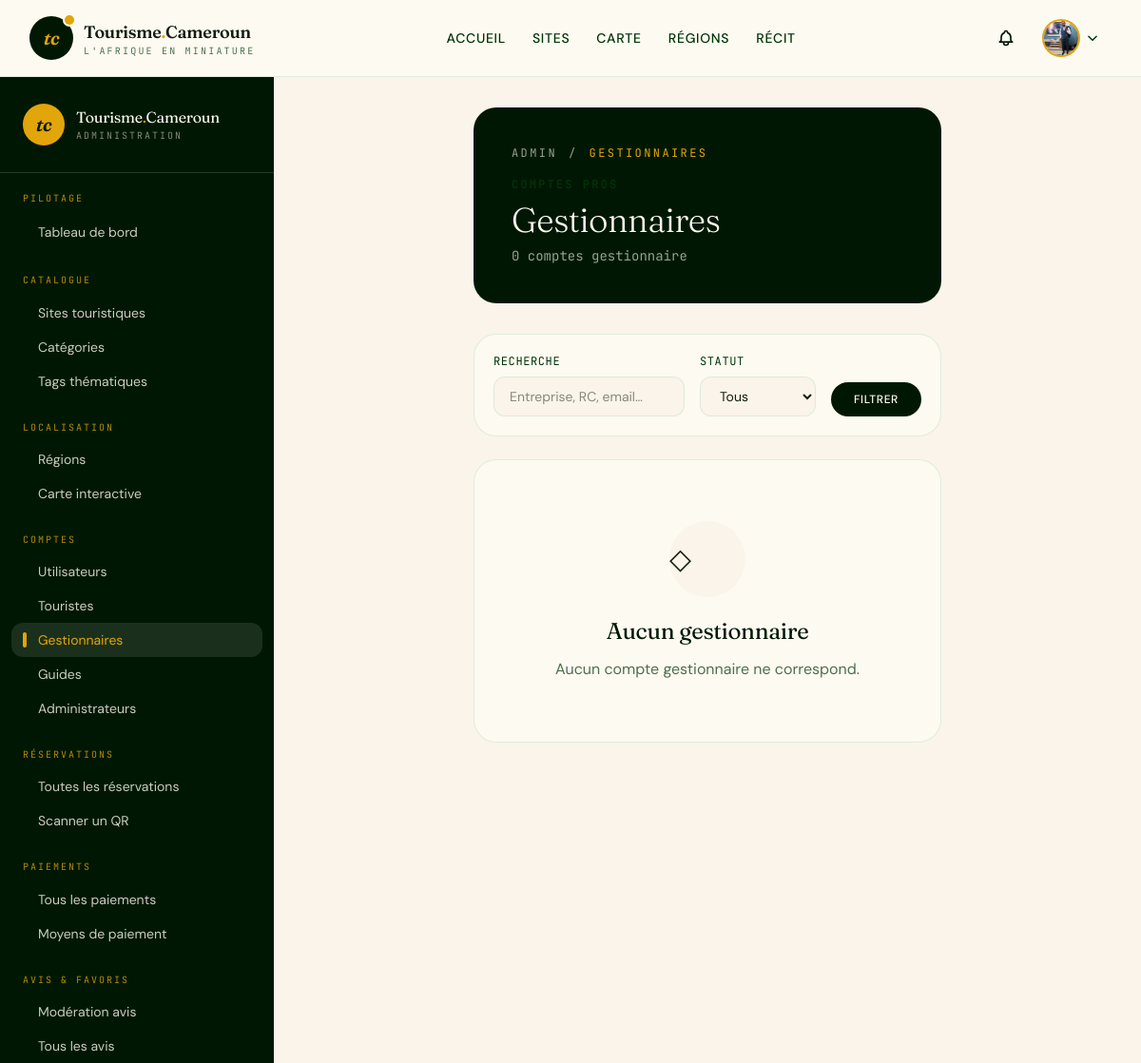
Before: /compte/admin/gestionnaires/ (signed in, upper part) with the older database file.
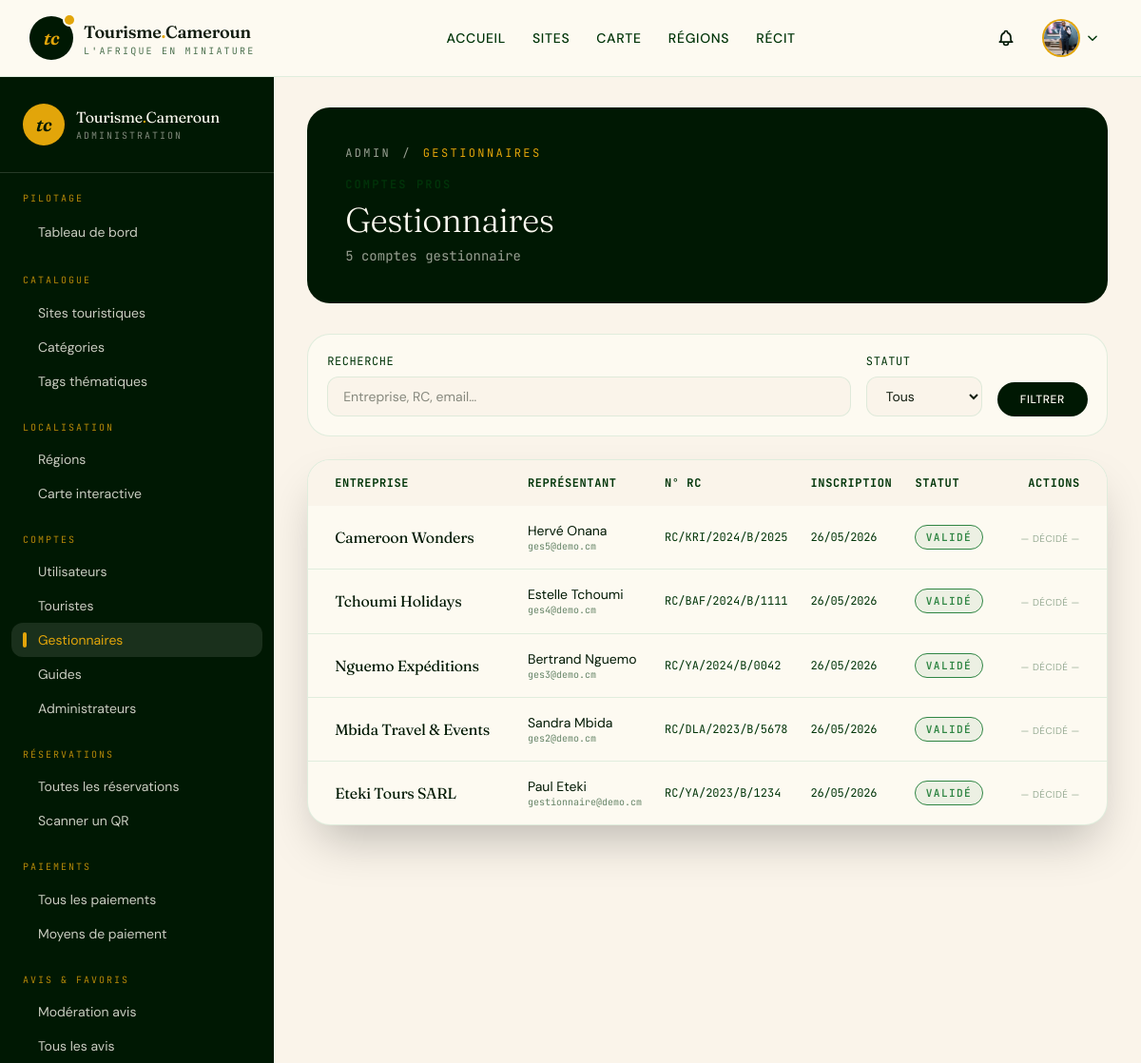
After: the same page with the newer database file.
### compte/models.py (models this page shows, shortened)
class Gestionnaire(TimestampedModel):
    class StatutValidation(models.TextChoices):
        EN_ATTENTE = 'en_attente', 'En attente de validation'
        VALIDE = 'valide', 'Validé'
        REJETE = 'rejete', 'Rejeté'
    user = models.OneToOneField(
        User,
        on_delete=models.CASCADE,
        related_name='profil_gestionnaire',
        verbose_name="Compte utilisateur"
    )
    entreprise = models.CharField(
        max_length=150,
        verbose_name="Nom de l'entreprise"
    )
    num_registre_commerce = models.CharField(
        max_length=50,
        unique=True,
        verbose_name="N° registre de commerce",
        help_text="N° d'identification légal de l'entreprise"
    )
    statut_validation = models.CharField(
        max_length=20,
        choices=StatutValidation.choices,
        default=StatutValidation.EN_ATTENTE,
        verbose_name="Statut de validation"
    )
    admin_valideur = models.ForeignKey(
        'Administrateur',
        on_delete=models.SET_NULL,
        null=True,
        blank=True,
        related_name='gestionnaires_valides',
        verbose_name="Admin valideur"
    )
    date_validation = models.DateTimeField(
        null=True,
        blank=True,
        verbose_name="Date de validation"
    )
    motif_rejet = models.TextField(
        blank=True,
        verbose_name="Motif du rejet (si applicable)"
    )
    class Meta:
        verbose_name = "Gestionnaire"
        verbose_name_plural = "Gestionnaires"
        indexes = [
            models.Index(fields=['statut_validation']),
        ]

class User(AbstractUser):
    class UserType(models.TextChoices):
        TOURISTE = 'touriste', 'Touriste'
        GESTIONNAIRE = 'gestionnaire', 'Gestionnaire de site'
        GUIDE = 'guide', 'Guide touristique'
        ADMIN = 'admin', 'Administrateur'
    id = models.UUIDField(
        primary_key=True,
        default=uuid.uuid4,
        editable=False
    )
    username = None
    email = models.EmailField(
        unique=True,
        verbose_name="Adresse email"
    )
    telephone = models.CharField(
        max_length=20,
        blank=True,
        verbose_name="Téléphone",
        help_text="Format international : +237 6XX XXX XXX"
    )
    photo_profil = models.ImageField(
        upload_to='profiles/%Y/%m/',
        blank=True,
        null=True,
        verbose_name="Photo de profil"
    )
    type_user = models.CharField(
        max_length=20,
        choices=UserType.choices,
        default=UserType.TOURISTE,
        verbose_name="Type d'utilisateur"
    )
    date_inscription = models.DateTimeField(
        auto_now_add=True,
        verbose_name="Date d'inscription"
    )
    USERNAME_FIELD = 'email'
    REQUIRED_FIELDS = []  # Champs requis lors du createsuperuser, en plus de l'email
    objects = UserManager()
    class Meta:
        verbose_name = "Utilisateur"
        verbose_name_plural = "Utilisateurs"
        ordering = ['-date_inscription']
        indexes = [
            models.Index(fields=['email']),
            models.Index(fields=['type_user']),
        ]
    @property
    def nom_complet(self):
        return f"{self.first_name} {self.last_name}".strip()

### compte/views.py (the view)
# urls.py: path('admin/gestionnaires/',   views.admin_liste_gestionnaires,   name='admin_liste_gestionnaires'),
@login_required
@user_passes_test(est_admin, login_url='compte:connexion')
def admin_liste_gestionnaires(request):
    q = request.GET.get('q', '').strip()
    statut = request.GET.get('statut', '').strip()
    qs = Gestionnaire.objects.select_related('user').order_by('-created_at')
    if q:
        qs = qs.filter(
            Q(entreprise__icontains=q)
            | Q(num_registre_commerce__icontains=q)
            | Q(user__email__icontains=q)
        )
    if statut in ('en_attente', 'valide', 'rejete'):
        qs = qs.filter(statut_validation=statut)
    total = qs.count()
    page_obj = paginer(request, qs)
    return render(request, 'compte/gestionnaire/liste_gestionnaire.html', {
        'gestionnaires': page_obj, 'page_obj': page_obj, 'q': q, 'statut_filter': statut,
        'total': total,
        'page_title': 'Gestionnaires',
    })

### compte/views.py (called while the page is built)
def est_admin(user):
    return user.is_authenticated and user.type_user == 'admin'

def paginer(request, queryset, par_page=6):
    paginator = Paginator(queryset, par_page)
    return paginator.get_page(request.GET.get('page'))

### core/context_processors.py (called while the page is built)
def paiement_settings(request):
    return {
        'PAIEMENT_MODE_MOCK': getattr(settings, 'PAIEMENT_MODE_MOCK', False),
    }

def notifications_context(request):
    if not getattr(request, 'user', None) or not request.user.is_authenticated:
        return {'nb_notif_non_lues': 0, 'notif_recentes': []}
    try:
        from notifications.models import Notification
        qs = (Notification.objects
            .filter(destinataire=request.user)
            .exclude(statut=Notification.Statut.LUE)
            .order_by('-created_at')
        )
        return {
            'nb_notif_non_lues': qs.count(),
            'notif_recentes': list(qs[:5]),
        }
    except Exception:  # noqa: BLE001
        return {'nb_notif_non_lues': 0, 'notif_recentes': []}

### core/templatetags/string_filters.py (called while the page is built)
@register.filter(name='split')
def split(value, separator=','):
    if value is None:
        return []
    return str(value).split(separator)

### templates/compte/gestionnaire/liste_gestionnaire.html (shortened to what the changed rows need)
{% extends "base.html" %}
{% block content %}
<div class="max-w-[1400px] mx-auto px-4 sm:px-6 lg:px-8 py-8">
  <header class="bg-foret-900 text-base-100 rounded-3xl p-7 lg:p-10 relative overflow-hidden mb-8">
    <nav class="relative flex items-center gap-3 text-xs font-mono uppercase tracking-[0.2em] text-base-100/60 mb-4">
      <a href="{% url 'compte:dashbord_admin' %}" class="hover:text-accent transition">Admin</a>
      <span>/</span>
      <span class="text-accent">Gestionnaires</span>
    </nav>
    <p class="relative eyebrow text-accent mb-2">Comptes pros</p>
    <h1 class="relative font-display text-3xl lg:text-4xl font-light">Gestionnaires</h1>
    <p class="relative text-sm text-base-100/60 mt-2 font-mono">{{ total }} compte{{ total|pluralize }} gestionnaire</p>
  </header>
  {% if gestionnaires %}
  <div class="bg-base-100 border border-foret-100/60 rounded-3xl shadow-2xl overflow-hidden">
    <div class="overflow-x-auto">
      <table class="w-full text-sm">
        <thead class="bg-sable-50 text-xs font-mono uppercase tracking-wider text-foret-700">
          <tr>
            <th class="px-7 py-4 text-left">Entreprise</th>
            <th class="px-3 py-4 text-left">Représentant</th>
            <th class="px-3 py-4 text-left">N° RC</th>
            <th class="px-3 py-4 text-left">Inscription</th>
            <th class="px-3 py-4 text-left">Statut</th>
            <th class="px-7 py-4 text-right">Actions</th>
          </tr>
        </thead>
        <tbody class="divide-y divide-foret-100/60">
          {% for g in gestionnaires %}
          <tr class="hover:bg-sable-50/60 transition">
            <td class="px-7 py-4">
              <p class="font-display text-base text-foret-900">{{ g.entreprise }}</p>
            </td>
            <td class="px-3 py-4">
              <p class="text-foret-900">{{ g.user.nom_complet|default:g.user.email }}</p>
              <p class="text-[10px] font-mono text-foret-700/60">{{ g.user.email }}</p>
            </td>
            <td class="px-3 py-4 font-mono text-xs text-foret-700">{{ g.num_registre_commerce }}</td>
            <td class="px-3 py-4 font-mono-num text-xs text-foret-700">{{ g.created_at|date:"d/m/Y" }}</td>
            <td class="px-3 py-4">
              {% if g.statut_validation == 'valide' %}
                <span class="badge-stamp text-success border-success/40 text-[10px]">Validé</span>
              {% elif g.statut_validation == 'en_attente' %}
                <span class="badge-stamp text-warning border-warning/40 text-[10px]">En attente</span>
              {% else %}
                <span class="badge-stamp text-error border-error/40 text-[10px]">Rejeté</span>
              {% endif %}
            </td>
            <td class="px-7 py-4 text-right">
              {% if g.statut_validation == 'en_attente' %}
              <div class="inline-flex gap-2">
                <form method="post" action="{% url 'compte:admin_valider_gestionnaire' gestionnaire_id=g.id %}" class="inline">
                  {% csrf_token %}
                  <button type="submit" class="bg-success text-base-100 rounded-full px-3 py-1.5 text-[10px] font-medium uppercase tracking-wider hover:opacity-90 transition">✓ Valider</button>
                </form>
                <form method="post" action="{% url 'compte:admin_rejeter_gestionnaire' gestionnaire_id=g.id %}" class="inline">
                  {% csrf_token %}
                  <button type="submit" class="border border-error text-error rounded-full px-3 py-1.5 text-[10px] font-medium uppercase tracking-wider hover:bg-error hover:text-base-100 transition">× Rejeter</button>
                </form>
              </div>
              {% else %}
              <span class="text-[10px] uppercase tracking-wider text-foret-700/40">— Décidé —</span>
              {% endif %}
            </td>
          </tr>
          {% endfor %}
        </tbody>
      </table>
    </div>
  </div>
  {% else %}
  <div class="bg-base-100 border border-foret-100/60 rounded-3xl p-16 text-center">
    <div class="inline-flex w-20 h-20 rounded-full bg-sable-50 grid place-items-center text-3xl mb-5">◇</div>
    <h3 class="font-display text-2xl text-foret-900 mb-3">Aucun gestionnaire</h3>
    <p class="text-foret-700/70">Aucun compte gestionnaire ne correspond.</p>
  </div>
  {% endif %}
</div>
{% endblock %}

Changed rows visible on the page:
added Gestionnaire: entreprise "Cameroon Wonders", user.nom_complet "Hervé Onana", user.email "ges5@demo.cm", num_registre_commerce "RC/KRI/2024/B/2025", created_at "26/05/2026", statut_validation "VALIDÉ"
added Gestionnaire: entreprise "Tchoumi Holidays", user.nom_complet "Estelle Tchoumi", user.email "ges4@demo.cm", num_registre_commerce "RC/BAF/2024/B/1111", created_at "26/05/2026", statut_validation "VALIDÉ"
added Gestionnaire: entreprise "Nguemo Expéditions", user.nom_complet "Bertrand Nguemo", user.email "ges3@demo.cm", num_registre_commerce "RC/YA/2024/B/0042", created_at "26/05/2026", statut_validation "VALIDÉ"
added Gestionnaire: entreprise "Mbida Travel & Events", user.nom_complet "Sandra Mbida", user.email "ges2@demo.cm", num_registre_commerce "RC/DLA/2023/B/5678", created_at "26/05/2026", statut_validation "VALIDÉ"
added Gestionnaire: entreprise "Eteki Tours SARL", user.nom_complet "Paul Eteki", user.email "gestionnaire@demo.cm", num_registre_commerce "RC/YA/2023/B/1234", created_at "26/05/2026", statut_validation "VALIDÉ"
Other visible differences:
{{ total }}: "0" → "5"
text no longer shown: "◇ Aucun gestionnaire Aucun compte gestionnaire ne correspond."
text now shown: "ENTREPRISE REPRÉSENTANT N° RC INSCRIPTION STATUT ACTIONS"
